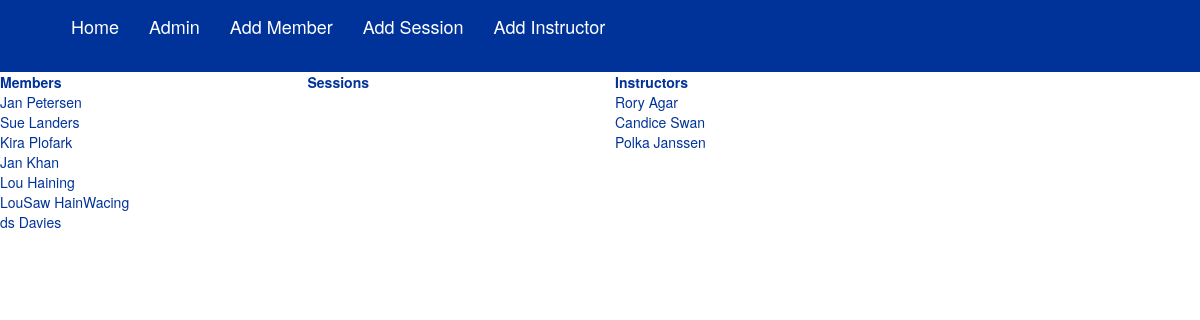
/my_gym/, run on an earlier commit of the app's database.
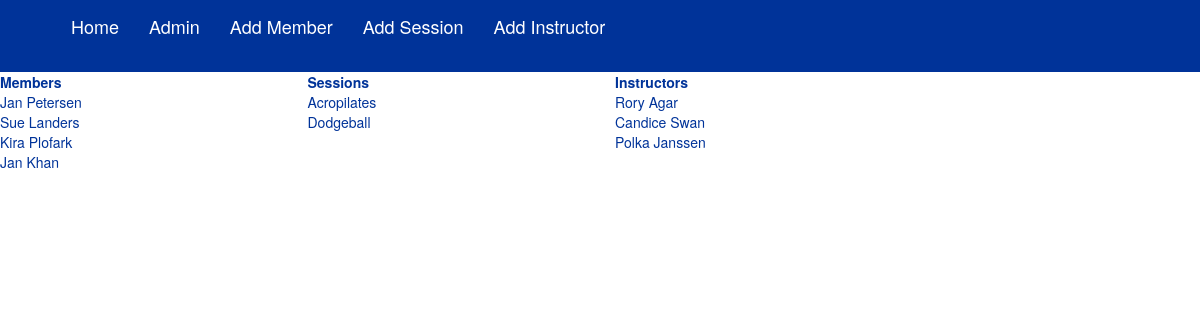
And on a later commit of the database.
### my_gym/models.py (models this page shows, shortened)
class Member(models.Model):
    first_name = models.CharField(max_length=255)
    last_name = models.CharField(max_length=255)

class Instructor(models.Model):
    first_name = models.CharField(max_length=255)
    last_name = models.CharField(max_length=255)

class Session(models.Model):
    title = models.CharField(max_length=255)
    instructor = models.ForeignKey(Instructor, default="", on_delete=models.CASCADE)

### my_gym/views.py (the view)
# urls.py: path('', views.index, name='index'),
def index(request):
    members = Member.objects.all()
    sessions = Session.objects.all()
    instructors = Instructor.objects.all()
    return render(request, "my_gym/index.html", locals())

### templates/my_gym/index.html (shortened to what this page needs)
{% extends "base.html" %}
	{% block content %}
	<div class="row">
		<div class="col-sm-3">
			<div class="table table-dark table-striped">
				<table>
					<th>Members</th>
					{% for member in members %}
					<tr>
						<td>{{ member.first_name }} {{ member.last_name }}</td>
					</tr>
					{% endfor %}
				</table>
			</div>
		</div>
		<div class="col-sm-3">
			<table>
				<th>Sessions</th>
				{% for session in sessions %}
				<tr>
					<td>{{ session.title }}</td>
				</tr>
				{% endfor %}
			</table>
		</div>
		<div class="col-sm-3">
			<table>
				<th>Instructors</th>
				{% for instructor in instructors %}
				<tr>
					<td>{{ instructor.first_name}} {{ instructor.last_name }}</td>
				</tr>
				{% endfor %}
			</table>
		</div>
	</div>
	{% endblock %}

What changed in the data, as far as the page shows it:
removed Member: first_name "Lou", last_name "Haining"
removed Member: first_name "LouSaw", last_name "HainWacing"
removed Member: first_name "ds", last_name "Davies"
added Session: title "Acropilates"
added Session: title "Dodgeball"
